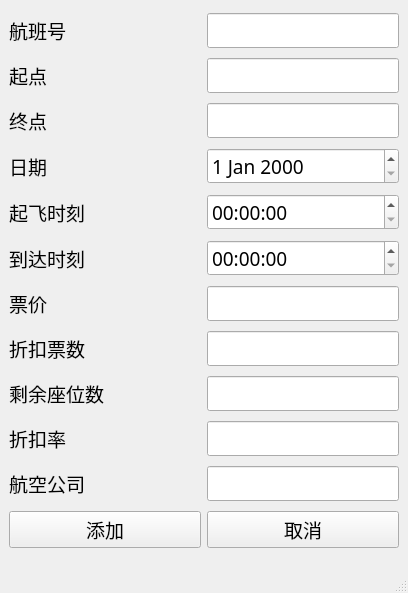
<?xml version="1.0" encoding="UTF-8"?>
<ui version="4.0">
 <class>QMainWindow</class>
 <widget class="QMainWindow" name="QMainWindow">
  <property name="geometry">
   <rect>
    <x>0</x>
    <y>0</y>
    <width>408</width>
    <height>593</height>
   </rect>
  </property>
  <property name="windowTitle">
   <string>MainWindow</string>
  </property>
  <widget class="QWidget" name="centralwidget">
   <layout class="QVBoxLayout" name="verticalLayout">
    <item>
     <layout class="QHBoxLayout" name="horizontalLayout" stretch="1,1">
      <item>
       <widget class="QLabel" name="label_id">
        <property name="font">
         <font>
          <family>黑体</family>
          <pointsize>14</pointsize>
         </font>
        </property>
        <property name="text">
         <string>航班号</string>
        </property>
       </widget>
      </item>
      <item>
       <widget class="QLineEdit" name="lineE_id">
        <property name="font">
         <font>
          <family>黑体</family>
          <pointsize>14</pointsize>
         </font>
        </property>
       </widget>
      </item>
     </layout>
    </item>
    <item>
     <layout class="QHBoxLayout" name="horizontalLayout_2" stretch="1,1">
      <item>
       <widget class="QLabel" name="label_srcc">
        <property name="font">
         <font>
          <family>黑体</family>
          <pointsize>14</pointsize>
         </font>
        </property>
        <property name="text">
         <string>起点</string>
        </property>
       </widget>
      </item>
      <item>
       <widget class="QLineEdit" name="lineE_srcc">
        <property name="font">
         <font>
          <family>黑体</family>
          <pointsize>14</pointsize>
         </font>
        </property>
       </widget>
      </item>
     </layout>
    </item>
    <item>
     <layout class="QHBoxLayout" name="horizontalLayout_3" stretch="1,1">
      <item>
       <widget class="QLabel" name="label_dst">
        <property name="font">
         <font>
          <family>黑体</family>
          <pointsize>14</pointsize>
         </font>
        </property>
        <property name="text">
         <string>终点</string>
        </property>
       </widget>
      </item>
      <item>
       <widget class="QLineEdit" name="lineE_dst">
        <property name="font">
         <font>
          <family>黑体</family>
          <pointsize>14</pointsize>
         </font>
        </property>
       </widget>
      </item>
     </layout>
    </item>
    <item>
     <layout class="QHBoxLayout" name="horizontalLayout_4" stretch="1,1">
      <item>
       <widget class="QLabel" name="label_da">
        <property name="font">
         <font>
          <family>黑体</family>
          <pointsize>14</pointsize>
         </font>
        </property>
        <property name="text">
         <string>日期</string>
        </property>
       </widget>
      </item>
      <item>
       <widget class="QDateEdit" name="dateEdit">
        <property name="font">
         <font>
          <family>黑体</family>
          <pointsize>14</pointsize>
         </font>
        </property>
       </widget>
      </item>
     </layout>
    </item>
    <item>
     <layout class="QHBoxLayout" name="horizontalLayout_5" stretch="1,1">
      <item>
       <widget class="QLabel" name="label_start">
        <property name="font">
         <font>
          <family>黑体</family>
          <pointsize>14</pointsize>
         </font>
        </property>
        <property name="text">
         <string>起飞时刻</string>
        </property>
       </widget>
      </item>
      <item>
       <widget class="QTimeEdit" name="timeE_start">
        <property name="font">
         <font>
          <family>黑体</family>
          <pointsize>14</pointsize>
         </font>
        </property>
        <property name="maximumDate">
         <date>
          <year>2000</year>
          <month>1</month>
          <day>1</day>
         </date>
        </property>
       </widget>
      </item>
     </layout>
    </item>
    <item>
     <layout class="QHBoxLayout" name="horizontalLayout_6" stretch="1,1">
      <item>
       <widget class="QLabel" name="label_end">
        <property name="font">
         <font>
          <family>黑体</family>
          <pointsize>14</pointsize>
         </font>
        </property>
        <property name="text">
         <string>到达时刻</string>
        </property>
       </widget>
      </item>
      <item>
       <widget class="QTimeEdit" name="timeE_end">
        <property name="font">
         <font>
          <family>黑体</family>
          <pointsize>14</pointsize>
         </font>
        </property>
       </widget>
      </item>
     </layout>
    </item>
    <item>
     <layout class="QHBoxLayout" name="horizontalLayout_7" stretch="1,1">
      <item>
       <widget class="QLabel" name="label_fare">
        <property name="font">
         <font>
          <family>黑体</family>
          <pointsize>14</pointsize>
         </font>
        </property>
        <property name="text">
         <string>票价</string>
        </property>
       </widget>
      </item>
      <item>
       <widget class="QLineEdit" name="lineE_fare">
        <property name="font">
         <font>
          <family>黑体</family>
          <pointsize>14</pointsize>
         </font>
        </property>
       </widget>
      </item>
     </layout>
    </item>
    <item>
     <layout class="QHBoxLayout" name="horizontalLayout_8" stretch="1,1">
      <item>
       <widget class="QLabel" name="label_disfare">
        <property name="font">
         <font>
          <family>黑体</family>
          <pointsize>14</pointsize>
         </font>
        </property>
        <property name="text">
         <string>折扣票数</string>
        </property>
       </widget>
      </item>
      <item>
       <widget class="QLineEdit" name="lineE_disfare">
        <property name="font">
         <font>
          <family>黑体</family>
          <pointsize>14</pointsize>
         </font>
        </property>
       </widget>
      </item>
     </layout>
    </item>
    <item>
     <layout class="QHBoxLayout" name="horizontalLayout_9" stretch="1,1">
      <item>
       <widget class="QLabel" name="label_reseat">
        <property name="font">
         <font>
          <family>黑体</family>
          <pointsize>14</pointsize>
         </font>
        </property>
        <property name="text">
         <string>剩余座位数</string>
        </property>
       </widget>
      </item>
      <item>
       <widget class="QLineEdit" name="lineE_reseat">
        <property name="font">
         <font>
          <family>黑体</family>
          <pointsize>14</pointsize>
         </font>
        </property>
       </widget>
      </item>
     </layout>
    </item>
    <item>
     <layout class="QHBoxLayout" name="horizontalLayout_10" stretch="1,1">
      <item>
       <widget class="QLabel" name="label_disc">
        <property name="font">
         <font>
          <family>黑体</family>
          <pointsize>14</pointsize>
         </font>
        </property>
        <property name="text">
         <string>折扣率</string>
        </property>
       </widget>
      </item>
      <item>
       <widget class="QLineEdit" name="lineE_disc">
        <property name="font">
         <font>
          <family>黑体</family>
          <pointsize>14</pointsize>
         </font>
        </property>
       </widget>
      </item>
     </layout>
    </item>
    <item>
     <layout class="QHBoxLayout" name="horizontalLayout_11" stretch="1,1">
      <item>
       <widget class="QLabel" name="label_compa">
        <property name="font">
         <font>
          <family>黑体</family>
          <pointsize>14</pointsize>
         </font>
        </property>
        <property name="text">
         <string>航空公司</string>
        </property>
       </widget>
      </item>
      <item>
       <widget class="QLineEdit" name="lineE_compa">
        <property name="font">
         <font>
          <family>黑体</family>
          <pointsize>14</pointsize>
         </font>
        </property>
       </widget>
      </item>
     </layout>
    </item>
    <item>
     <layout class="QHBoxLayout" name="horizontalLayout_12">
      <item>
       <widget class="QPushButton" name="B_inse">
        <property name="font">
         <font>
          <family>黑体</family>
          <pointsize>14</pointsize>
         </font>
        </property>
        <property name="text">
         <string>添加</string>
        </property>
       </widget>
      </item>
      <item>
       <widget class="QPushButton" name="B_cancel">
        <property name="font">
         <font>
          <family>黑体</family>
          <pointsize>14</pointsize>
         </font>
        </property>
        <property name="text">
         <string>取消</string>
        </property>
       </widget>
      </item>
     </layout>
    </item>
   </layout>
  </widget>
  <widget class="QMenuBar" name="menubar">
   <property name="geometry">
    <rect>
     <x>0</x>
     <y>0</y>
     <width>408</width>
     <height>26</height>
    </rect>
   </property>
  </widget>
  <widget class="QStatusBar" name="statusbar"/>
 </widget>
 <resources/>
 <connections/>
</ui>
